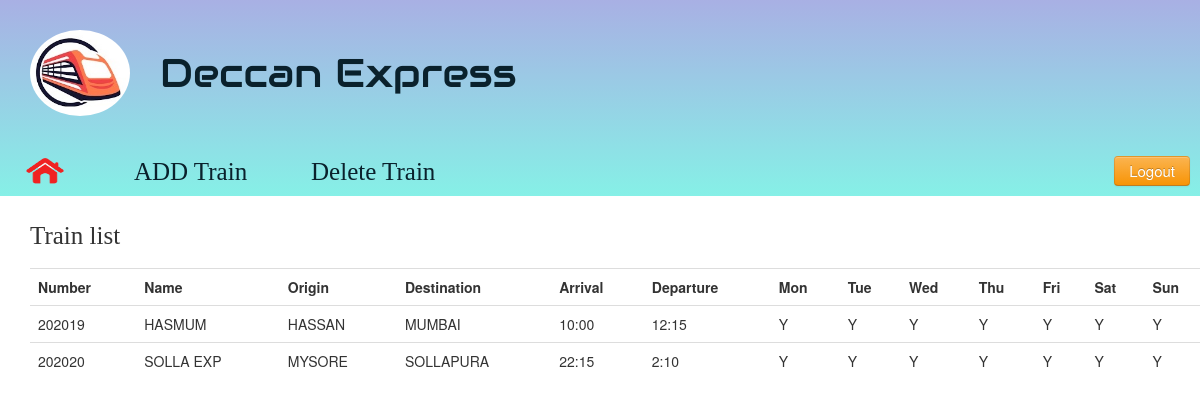
/Admin/dashboard.php, run on the app's committed database.
### tables this page shows
CREATE TABLE `train_list` (
  `Number` int(6) NOT NULL,
  `Name` varchar(20) NOT NULL,
  `Origin` varchar(20) NOT NULL,
  `Destination` varchar(20) NOT NULL,
  `Arrival` varchar(10) NOT NULL,
  `Departure` varchar(10) NOT NULL,
  `Mon` varchar(2) NOT NULL,
  `Tue` varchar(2) NOT NULL,
  `Wed` varchar(2) NOT NULL,
  `Thu` varchar(2) NOT NULL,
  `Fri` varchar(2) NOT NULL,
  `Sat` varchar(2) NOT NULL,
  `Sun` varchar(2) NOT NULL,
  `1A` int(11) NOT NULL,
  `2A` int(11) NOT NULL,
  `3A` int(11) NOT NULL,
  `SL` int(11) NOT NULL,
  `General` int(11) NOT NULL,
  `Ladies` int(11) NOT NULL,
  `Tatkal` int(11) NOT NULL
);

### Admin/dashboard.php (the view, shortened to what this page needs)
<?php
require('../firstimport.php');
mysqli_select_db($conn,"$db_name") or die("cannot select db");
  $tbl_name="train_list";
  $sql="SELECT * FROM $tbl_name";
  $result=mysqli_query($conn,$sql);
?>
<!DOCTYPE html>
<html>
<head>
  <link href="../css/bootstrap.min.css" rel="stylesheet" ></link>
  <link href="../css/bootstrap.css" rel="stylesheet" ></link>
  <link href="../css/Default.css" rel="stylesheet" > </link>
</head>
<body>
  <div class="wrap" style="background-image: linear-gradient(rgba(172,182,229,0.9), rgba(134,253,232,0.9));">
    <div class="header">
      <div style="float:left;width:100px;margin:30px 0px 0px 30px;">
        <img src="../images/logo.jpg" style="border-radius: 50%;" />
      </div>
      <div>
      <div id="heading">
        <a href="dashboard.php"><span style="font-family: 'Audiowide', cursive;margin:30px 0px 0px 30px;">Deccan Express</span></a>
      </div>
      </div>
    </div>
        <a class="brand" href="dashboard.php" title="Home"><img src="../images/home.png" style="width:50px;height:30px;margin:0px 40px 10px 20px;"/></a>
        <a class="brand" href="addTrain.php" title="Find train" style="font-size:25px;font-family:  cursive;margin:0px 40px 10px 20px;"> ADD Train</a>
        <a class="brand" href="delTrain.php" title="Find train" style="font-size:25px;font-family:  cursive;margin:0px 40px 10px 20px;"> Delete Train</a>
        <?php
       if(isset($_SESSION['name']))
       {
       echo "<a href=\"logout.php\" class=\"btn btn-warning\" style=\"float:right;font-size:15px;margin:0px 10px 10px 10px;\">Logout</a><span style=\"float:right;font-size:15px;margin:0px 10px 10px 10px;\">"."Welcome,".$_SESSION['name']."</span>";
       }
       else
       {
        echo "<a href=\"logout.php\" class=\"btn btn-warning\" style=\"float:right;font-size:15px;margin:0px 10px 10px 10px;\">Logout</a><span style=\"float:right;font-size:15px;margin:0px 10px 10px 10px;\"></span>";
  ?>
      <?php } ?>
    <div class="span12">
      <div class="display" style="height:30px;">
        <span style="font-size:25px;font-family:  cursive;margin:0px 40px 10px 20px;margin:0 auto;">Train list</span>
        <table class="table" border="5px">
        <?php
            if ($result->num_rows > 0) {?>
                <table class="table">
                    <tr>
                        <th>Number</th>
                        <th>Name</th>
                        <th>Origin</th>
                        <th>Destination</th>
                        <th>Arrival</th>
                        <th>Departure</th>
                        <th>Mon</th>
                        <th>Tue</th>
                        <th>Wed</th>
                        <th>Thu</th>
                        <th>Fri</th>
                        <th>Sat</th>
                        <th>Sun</th>
                    </tr>
        <?php
            while($row = $result->fetch_assoc()) {?>
                    <tr>
                        <td><?php echo $row["Number"]; ?></td>
                        <td><?php echo $row["Name"]; ?></td>
                        <td><?php echo $row["Origin"]; ?></td>
                        <td><?php echo $row["Destination"]; ?></td>
                        <td><?php echo $row["Arrival"]; ?></td>
                        <td><?php echo $row["Departure"]; ?></td>
                        <td><?php echo $row["Mon"]; ?></td>
                        <td><?php echo $row["Tue"]; ?></td>
                        <td><?php echo $row["Wed"]; ?></td>
                        <td><?php echo $row["Thu"]; ?></td>
                        <td><?php echo $row["Fri"]; ?></td>
                        <td><?php echo $row["Sat"]; ?></td>
                        <td><?php echo $row["Sun"]; ?></td>
                    </tr>
            <?php } ?>
            </table>
            <?php
            } else {  ?>
                <p id="none"> No results found :(</p>
            <?php }
            $conn->close(); ?>
      </div>
    </div>

### css/Default.css (style rules this page uses)
.header { height: 156px; padding: 0 0 0 0; font-size: 14px; width:100%; }
.wrap { position:relative; width:100%; background-color: rgb(135, 121, 218); padding:0 0 0 0; }
#heading { font-size:30pt; font-family:verdana,helvetica,arial,sans-serif; color:#0d0744; padding-top:35pt; line-height:normal; }
.display { margin-top:20px; height:280px; padding:10px; }
.span12 { margin-right:20px; }

### data on the page
train_list: Number "202019", Name "HASMUM", Origin "HASSAN", Destination "MUMBAI", Arrival "10:00", Departure "12:15", Mon "Y", Tue "Y", Wed "Y", Thu "Y", Fri "Y", Sat "Y", Sun "Y"
train_list: Number "202020", Name "SOLLA EXP", Origin "MYSORE", Destination "SOLLAPURA", Arrival "22:15", Departure "2:10", Mon "Y", Tue "Y", Wed "Y", Thu "Y", Fri "Y", Sat "Y", Sun "Y"
